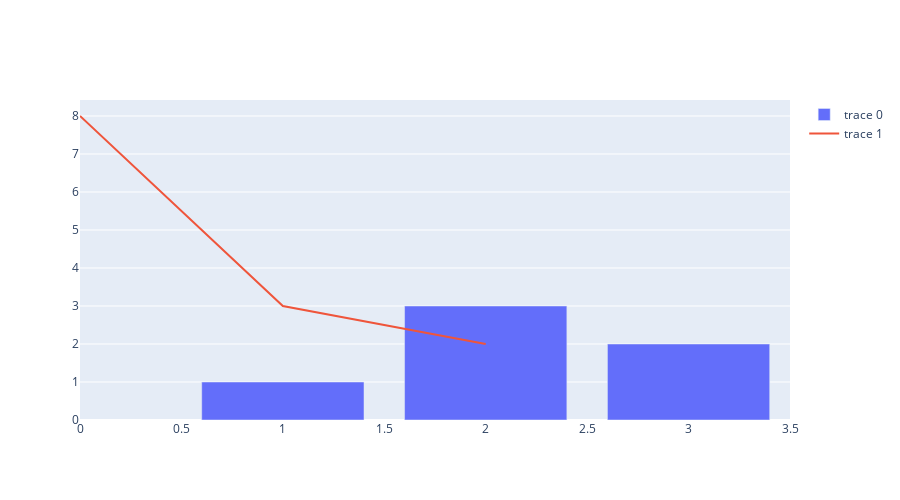

Notebook cell for this chart:
### Code cell
fig = go.Figure(
        data=[
            go.Bar(x=[1,2,3], y=[1,3,2]),
            go.Scatter(y=[8,3,2], mode="lines")
        ])

fig.update_layout(height=500)
fig.show()

### Figure 1 — Plotly figure (JSON) as saved in the notebook; plotly's stock layout.template omitted (floating-point values rounded to 4 significant figures)
{"data": [{"type": "bar", "x": [1, 2, 3], "y": [1, 3, 2]}, {"mode": "lines", "type": "scatter", "y": [8, 3, 2]}], "layout": {"height": 500}}
